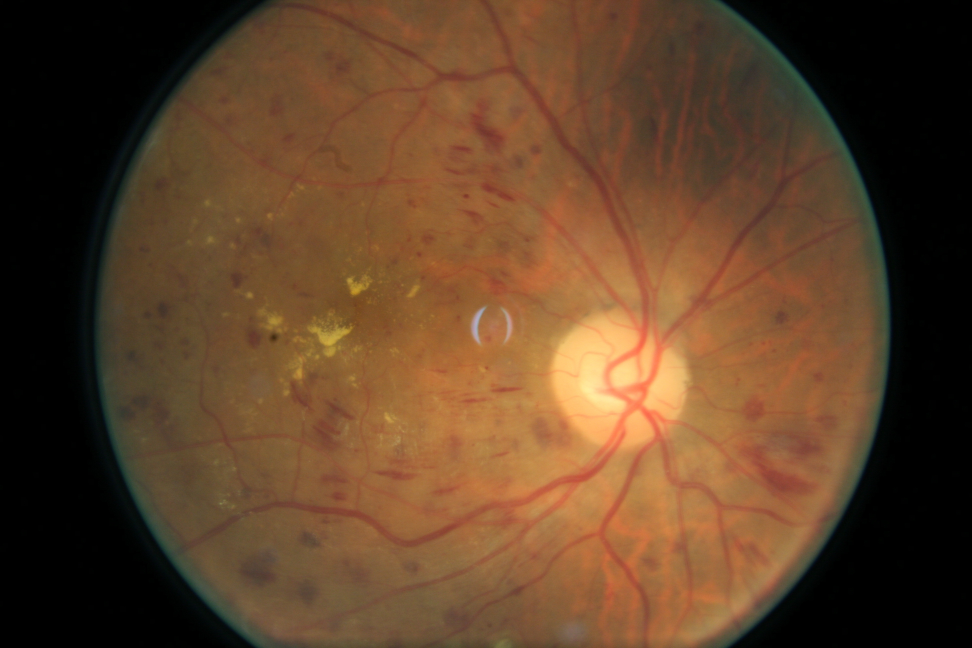
#> input picture 16727_left.jpg, 3888 x 2592 px (shown at 1/4 size)
$ python -i Vessel.py   (imports and definitions only)
#> lines starting #> are read from the running program, lines starting #| are printed output that depends on the picture; after the words box and inside, x2 and y2 are one past the last pixel; in counts of white or black regions, pixels touching at a corner belong together
import cv2
import numpy as np
from matplotlib import pyplot as plt


def vessel_seg(img):

#> called with img = '16727_left.jpg'
    image=cv2.imread(img)
#> image is the input picture: shape (2592, 3888, 3); mean B, G, R 40.5, 65.6, 95.6
    b,g,r = cv2.split(image)   #split the image into individual channels (blue,green or red)
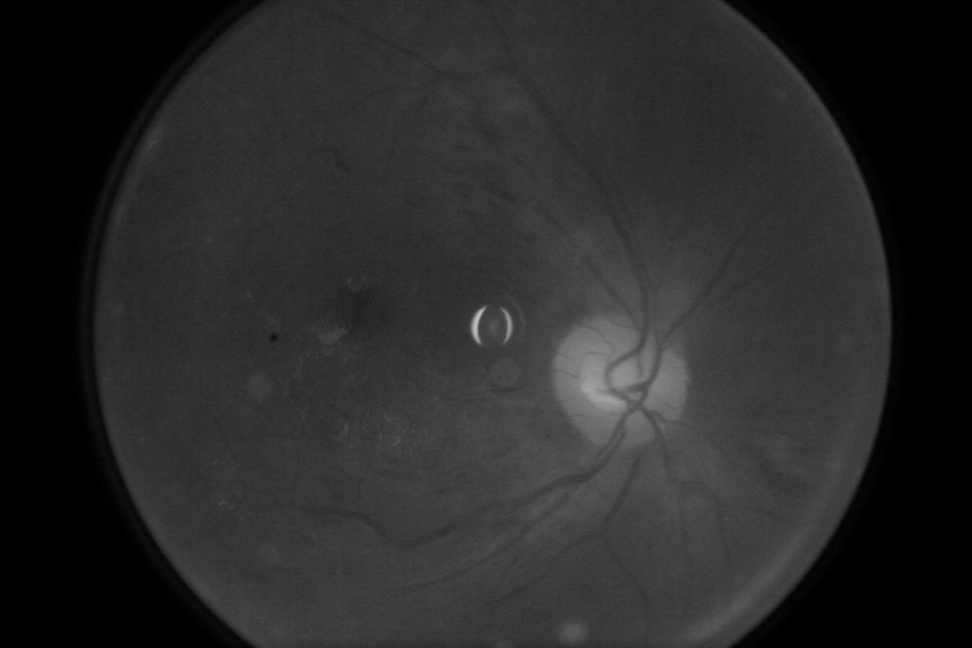
#> b: shape (2592, 3888) (shown at 1/4 size); min 0, max 196, mean 40.5
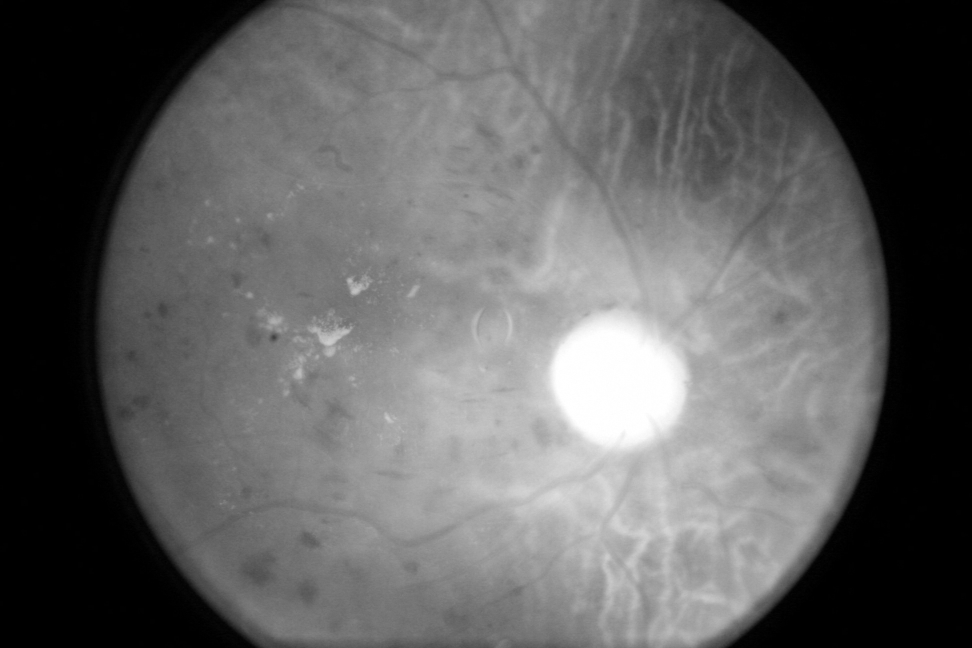
#> r: shape (2592, 3888) (shown at 1/4 size); min 0, max 255, mean 95.6
    cv2.imwrite("static/"+img[:-4]+"_green_channel.jpg",g)
    cv2.imwrite("static/"+img[:-4]+"_red_channel.jpg",r)
    cv2.imwrite("static/"+img[:-4]+"_blue_channel.jpg",b)
    # cv2.imwrite("static/blue_channel.jpg",b)
    # cv2.imwrite("static/green_channel.jpg",g)
    # cv2.imwrite("static/red_channel.jpg",r)
    clahe = cv2.createCLAHE(clipLimit=2.0, tileGridSize=(8,8))  #cv2.createCLAHE is used as adaptive histogram equalization
    mg_clahe = clahe.apply(g)
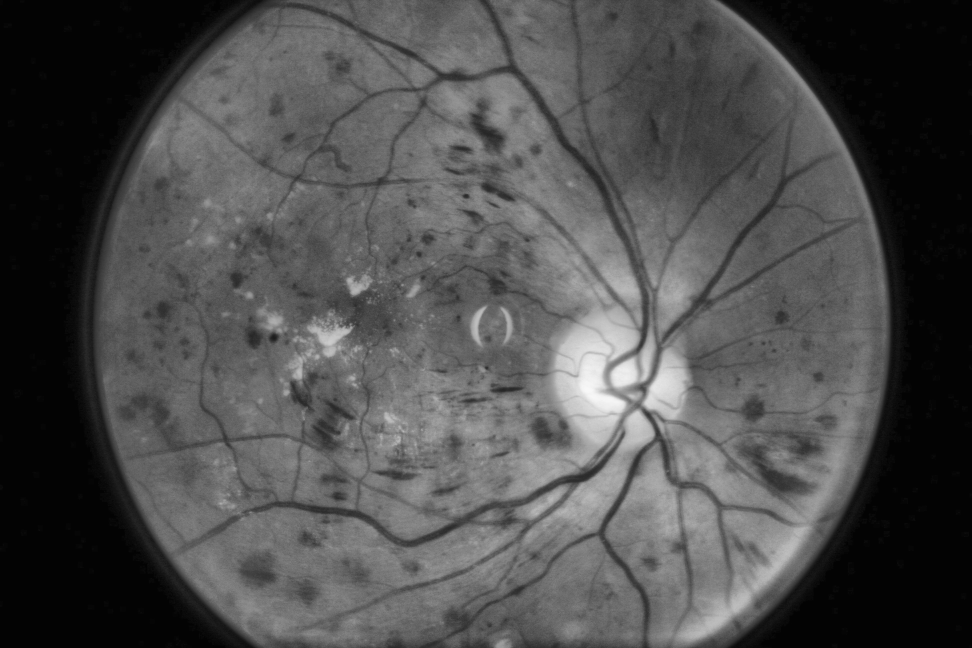
#> mg_clahe: shape (2592, 3888) (shown at 1/4 size); min 2, max 249, mean 77.3


    r1 = cv2.morphologyEx(mg_clahe, cv2.MORPH_OPEN, cv2.getStructuringElement(cv2.MORPH_ELLIPSE,(5,5)), iterations = 1)
    R1 = cv2.morphologyEx(r1, cv2.MORPH_CLOSE, cv2.getStructuringElement(cv2.MORPH_ELLIPSE,(5,5)), iterations = 1)
    r2 = cv2.morphologyEx(R1, cv2.MORPH_OPEN, cv2.getStructuringElement(cv2.MORPH_ELLIPSE,(11,11)), iterations = 1)
    R2 = cv2.morphologyEx(r2, cv2.MORPH_CLOSE, cv2.getStructuringElement(cv2.MORPH_ELLIPSE,(11,11)), iterations = 1)
    r3 = cv2.morphologyEx(R2, cv2.MORPH_OPEN, cv2.getStructuringElement(cv2.MORPH_ELLIPSE,(23,23)), iterations = 1)
    R3 = cv2.morphologyEx(r3, cv2.MORPH_CLOSE, cv2.getStructuringElement(cv2.MORPH_ELLIPSE,(23,23)), iterations = 1)
    f4 = cv2.subtract(R3,mg_clahe)
    f5 = clahe.apply(f4)


    # cv2.imwrite("hbhj.jpg",f5)
    # removing very small contours through area parameter noise removal
    ret,f6 = cv2.threshold(f5,15,255,cv2.THRESH_BINARY)   #remove low intensity objects by clipping anything with less than 15 value brightness
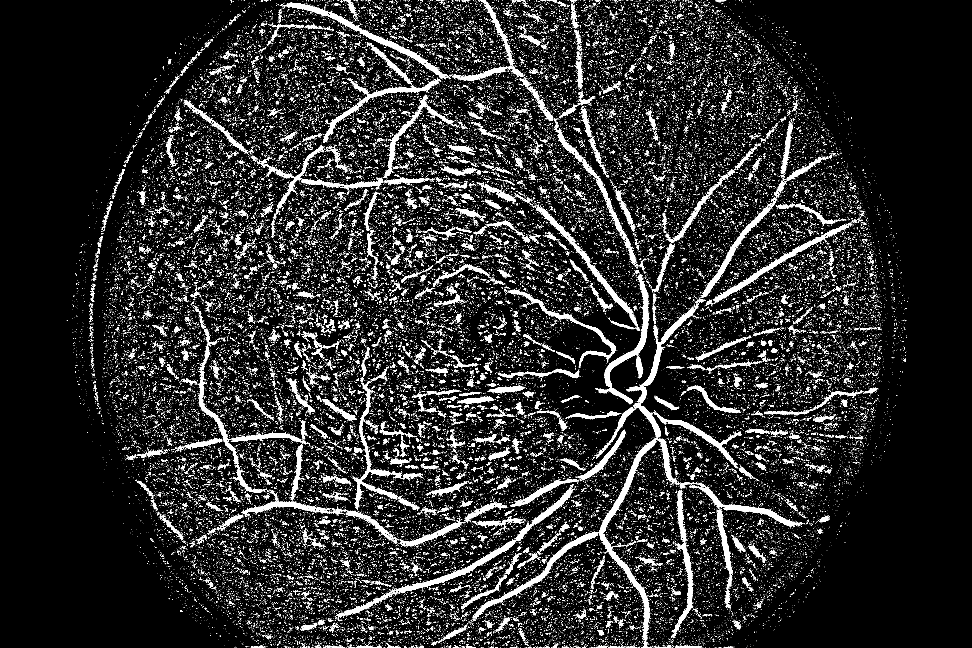
#> f6: shape (2592, 3888) (shown at 1/4 size); 8.2% white; 82370 white regions (79222 under 20 px), largest, box (x1, y1, x2, y2) and area: (2395, 1751, 2633, 2562) 17295, (1490, 1948, 2295, 2415) 15829, (1146, 10, 1796, 316) 12636
    mask = np.ones(f5.shape[:2], dtype="uint8") * 255
    contours, hierarchy = cv2.findContours(f6.copy(),cv2.RETR_LIST,cv2.CHAIN_APPROX_SIMPLE)
#> contours = 87137 contours


    for cnt in contours:
        if cv2.contourArea(cnt) <= 175:
            cv2.drawContours(mask, [cnt], -1, 0, -1)   # contains all contours having Area of less than 175 pixels
#> this loop made 87137 passes
#> cnt on passes 1 to 3: [[2984, 2591], [2985, 2591]], [[2936, 2591]], [[2932, 2591], [2933, 2591]]
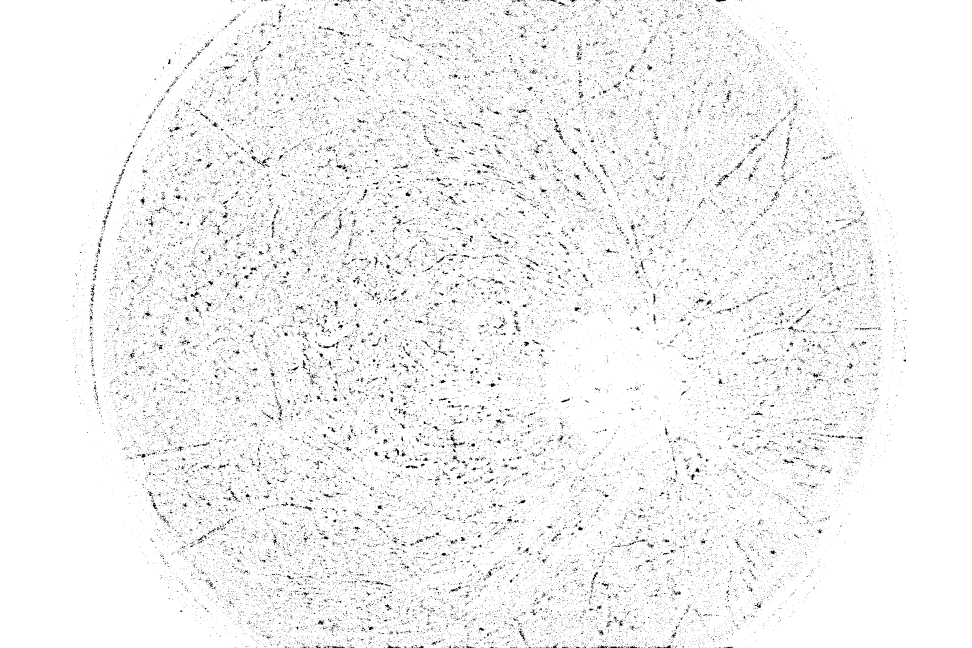
#> mask: shape (2592, 3888) (shown at 1/4 size); 95.7% white; black in thin lines or dots, all inside (x1, y1, x2, y2) = (267, 0, 3634, 2592)


    im = cv2.bitwise_and(f5, f5, mask=mask)    #Using bitwise_and operator all small contours are removed

    ret,fin = cv2.threshold(im,15,255,cv2.THRESH_BINARY_INV)
#> fin: shape (2592, 3888); 96% white; 923 black regions (442 under 20 px), largest, box (x1, y1, x2, y2) and area: (2395, 1751, 2633, 2562) 17008, (1531, 1948, 2295, 2388) 15041, (1146, 10, 1796, 316) 12323
    newfin = cv2.erode(fin, cv2.getStructuringElement(cv2.MORPH_ELLIPSE,(3,3)), iterations=1)
#> newfin: shape (2592, 3888); 94.7% white; 335 black regions (4 under 20 px), largest, box (x1, y1, x2, y2) and area: (2394, 1215, 2792, 2592) 34961, (1489, 1947, 2296, 2416) 18382, (1145, 9, 1797, 317) 14491


    image_eroded = cv2.bitwise_not(newfin)
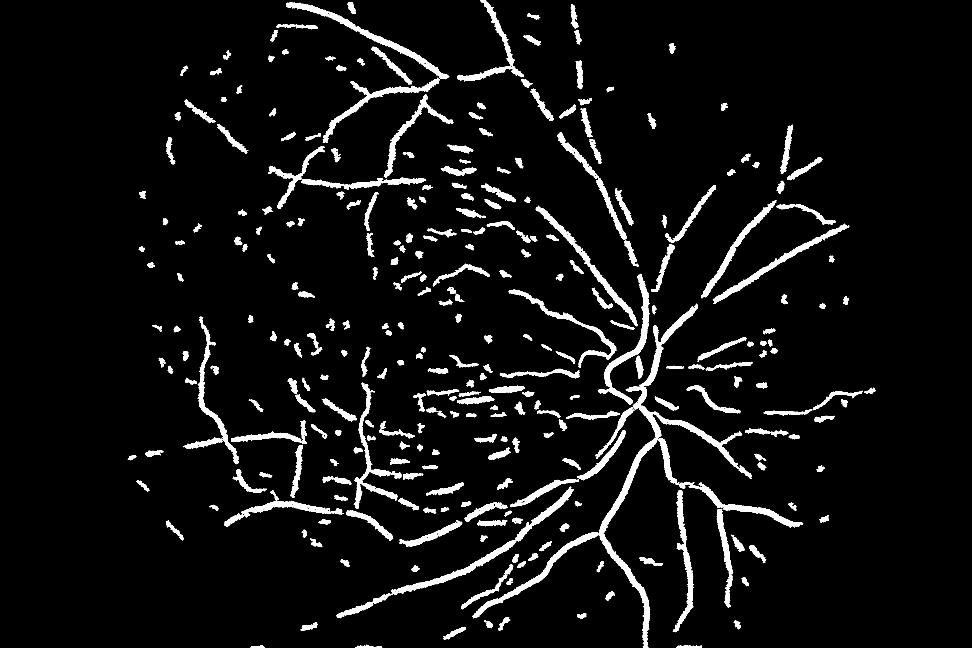
#> image_eroded: shape (2592, 3888) (shown at 1/4 size); 5.3% white; 335 white regions (4 under 20 px)
    xmask = np.ones(image.shape[:2], dtype="uint8") * 255
    # cv2.imwrite("hbj.jpg",image_eroded)
    xcontours, xhierarchy = cv2.findContours(image_eroded.copy(),cv2.RETR_LIST,cv2.CHAIN_APPROX_SIMPLE)
#> xcontours = 4850 contours, 4358 with area under 20; largest, box (x1, y1, x2, y2) and area: (2394, 1215, 2792, 2592) 33386, (1489, 1947, 2296, 2416) 17517, (1145, 9, 1797, 317) 13946, (2394, 1095, 2598, 1618) 13092, (1890, 2128, 2393, 2473) 11209

    #Removing small unwanted contour which are not part of blood vessels
    for cnt in xcontours:
        shape = "unidentified"
        peri = cv2.arcLength(cnt, True)
        approx = cv2.approxPolyDP(cnt, 0.04 * peri, False)
        if len(approx) > 4 and cv2.contourArea(cnt) <= 3000 and cv2.contourArea(cnt) >= 100:
            shape = "circle"
        else:
            shape = "veins"
        if(shape=="circle"):
            cv2.drawContours(xmask, [cnt], -1, 0, -1)
#> this loop made 4850 passes
#> (shape, peri, approx) on passes 1, 3, 4, 5, 8, 10, 12, 13, 14: ('veins', 5.66, [[2575, 2590], [2576, 2589], [2577, 2590], [2576, 2591]]), ('veins', 5.66, [[2798, 2589], [2799, 2588], [2800, 2589], [2799, 2590]]), ('veins', 5.66, [[1486, 2589], [1487, 2588], [1488, 2589], [1487, 2590]]), ('veins', 5.66, [[2802, 2588], [2803, 2587], [2804, 2588], [2803, 2589]]), ('veins', 5.66, [[2751, 2586], [2752, 2585], [2753, 2586], [2752, 2587]]), ('veins', 5.66, [[2756, 2584], [2757, 2583], [2758, 2584], [2757, 2585]]), ('veins', 134.8, [[1041, 2582], [1002, 2591], [1057, 2591], [1049, 2582]]), ('veins', 271.1, [[2741, 2580], [2705, 2591], [2807, 2591], [2742, 2580]]), ('veins', 5.66, [[2585, 2579], [2586, 2578], [2587, 2579], [2586, 2580]])
#> (peri, shape) on passes 61 to 66: (13.31, 'veins'), (5.66, 'veins'), (7.66, 'veins'), (5.66, 'veins'), (5.66, 'veins'), (5.66, 'veins')
#> xmask: shape (2592, 3888); 98.6% white; 231 black regions, largest, box (x1, y1, x2, y2) and area: (1731, 1055, 1959, 1145) 3183, (931, 1876, 1067, 1972) 2513, (1763, 665, 1908, 703) 2434

    finimage = cv2.bitwise_and(image_eroded,image_eroded,mask=xmask)
    final = cv2.bitwise_not(finimage)
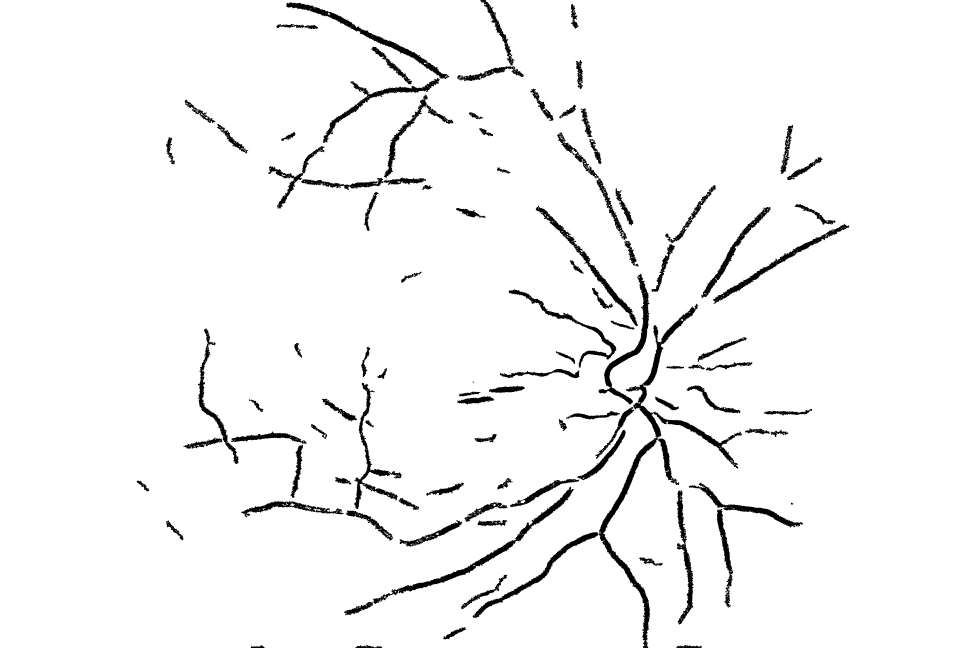
#> final: shape (2592, 3888) (shown at 1/4 size); 96.1% white; 107 black regions (3 under 20 px), largest, box (x1, y1, x2, y2) and area: (2394, 1215, 2792, 2592) 34961, (1489, 1947, 2296, 2416) 18382, (1145, 9, 1797, 317) 14491

    cv2.imwrite("static/"+img[:-4]+"_blood_vessel.jpg",final)
    # [12 lines of commented-out code are left out]

>>> result = vessel_seg('16727_left.jpg')

$ run again, on 16727_right.jpg
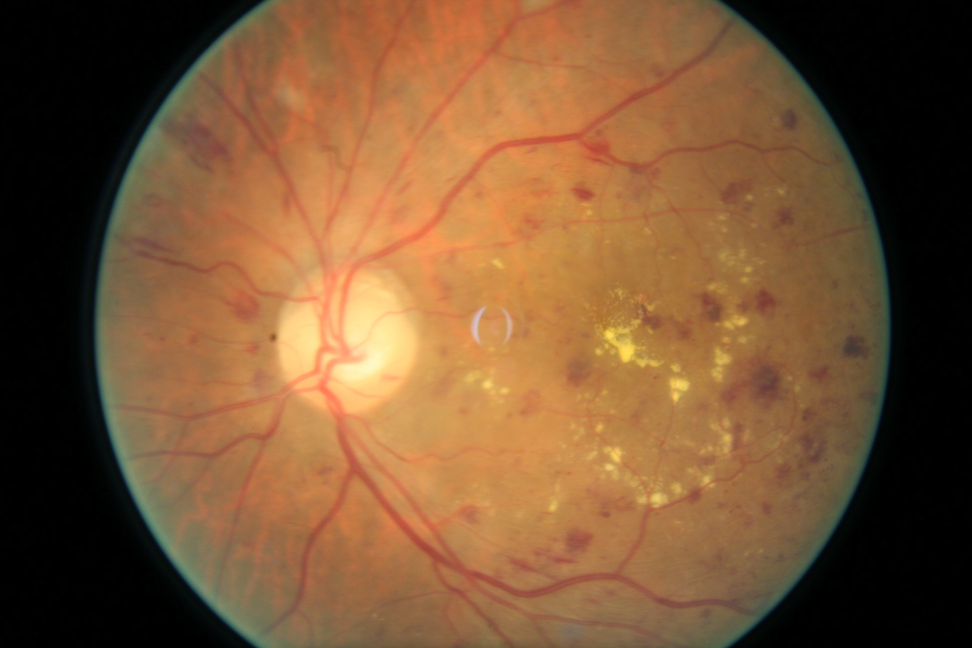
#> input picture 16727_right.jpg, 3888 x 2592 px (shown at 1/4 size)
#> in vessel_seg, image is the input picture: shape (2592, 3888, 3); mean B, G, R 52.7, 85.3, 121.8
#> in vessel_seg, `ret,f6 = cv2.threshold(f5,15,255,cv2.THRESH_BINARY)`:
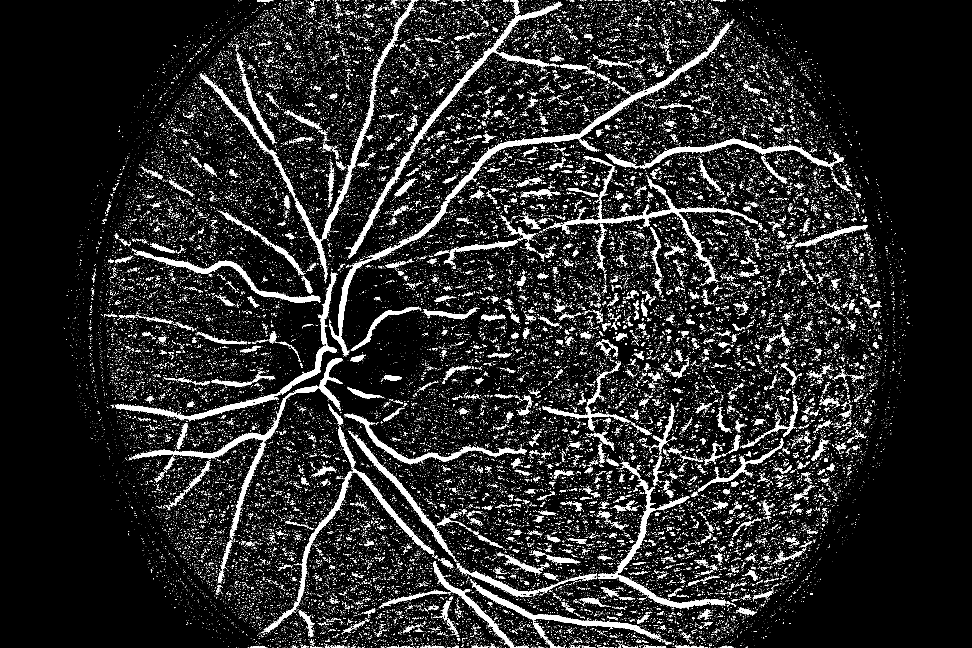
#> f6: shape (2592, 3888) (shown at 1/4 size); 8.1% white; 75644 white regions (72938 under 20 px), largest, box (x1, y1, x2, y2) and area: (1315, 92, 2920, 1420) 38553, (2392, 1915, 2904, 2433) 18270, (460, 1381, 1348, 1683) 17292
#> contours = 80035 contours
#> the loop in vessel_seg, `for cnt in contours:` made 80035 passes
#> cnt on passes 1 to 3: [[2984, 2591], [2988, 2591]], [[2858, 2591], [2861, 2591]], [[2842, 2591]]
#> fin: shape (2592, 3888); 95.5% white; 870 black regions (419 under 20 px), largest, box (x1, y1, x2, y2) and area: (1577, 92, 2920, 997) 27493, (2392, 1915, 2904, 2433) 17120, (460, 1381, 1348, 1683) 16832
#> newfin: shape (2592, 3888); 94.3% white; 324 black regions (1 under 20 px), largest, box (x1, y1, x2, y2) and area: (1314, 91, 2921, 1421) 45467, (1396, 6, 2250, 1034) 25688, (2198, 669, 3033, 1135) 23495
#> image_eroded: shape (2592, 3888); 5.7% white; 324 white regions (1 under 20 px)
#> xcontours = 4571 contours, 4135 with area under 20; largest, box (x1, y1, x2, y2) and area: (1314, 91, 2921, 1421) 43669, (1396, 6, 2250, 1034) 24678, (2391, 1846, 2905, 2434) 22032, (2198, 669, 3033, 1135) 21898, (539, 1580, 1159, 2149) 19986
#> the loop in vessel_seg, `for cnt in xcontours:` made 4571 passes
#> (shape, peri, approx) on passes 1, 2, 6, 11, 14, 16: ('veins', 5.66, [[2785, 2589], [2786, 2588], [2787, 2589], [2786, 2590]]), ('veins', 5.66, [[2768, 2589], [2769, 2588], [2770, 2589], [2769, 2590]]), ('veins', 5.66, [[2928, 2588], [2929, 2587], [2930, 2588], [2929, 2589]]), ('veins', 5.66, [[2926, 2586], [2927, 2585], [2928, 2586], [2927, 2587]]), ('veins', 5.66, [[2210, 2586], [2211, 2585], [2212, 2586], [2211, 2587]]), ('veins', 5.66, [[1030, 2586], [1031, 2585], [1032, 2586], [1031, 2587]])
#> in vessel_seg, `final = cv2.bitwise_not(finimage)`:
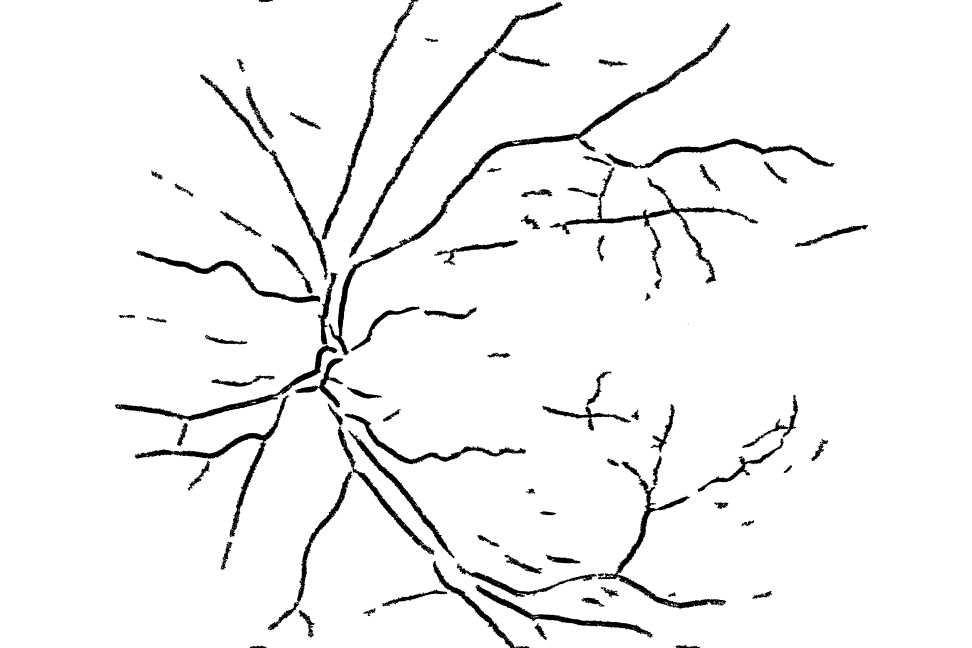
#> final: shape (2592, 3888) (shown at 1/4 size); 95.6% white; 91 black regions (1 under 20 px), largest, box (x1, y1, x2, y2) and area: (1314, 91, 2921, 1421) 45408, (1396, 6, 2250, 1034) 25688, (2198, 669, 3033, 1135) 23495
